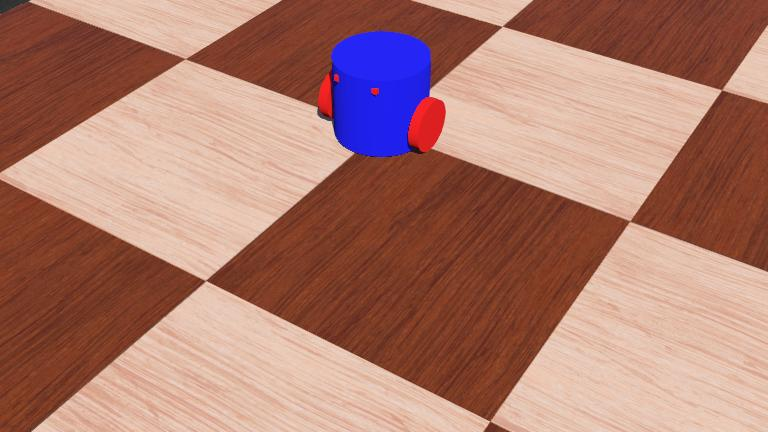
#> input picture Test_robot/worlds/.Test_Robot.jpg, 768 x 432 px, given in place of the camera
$ python edgeDetection.py
#> lines starting #> are read from the running program, lines starting #| are printed output that depends on the picture
import cv2

# Setting parameter values
t_lower = 30  # Lower Threshold
t_upper = 100  # Upper threshold

# Applying the Canny Edge filter

cap = cv2.VideoCapture(0)  # 0 for the default camera

while True:
    ret, frame = cap.read()
#> frame is the input picture: shape (432, 768, 3); mean B, G, R 111, 123.6, 172.6

    if not ret:
        break

    # Detect and outline shapes
    gray = cv2.cvtColor(frame, cv2.COLOR_BGR2GRAY)
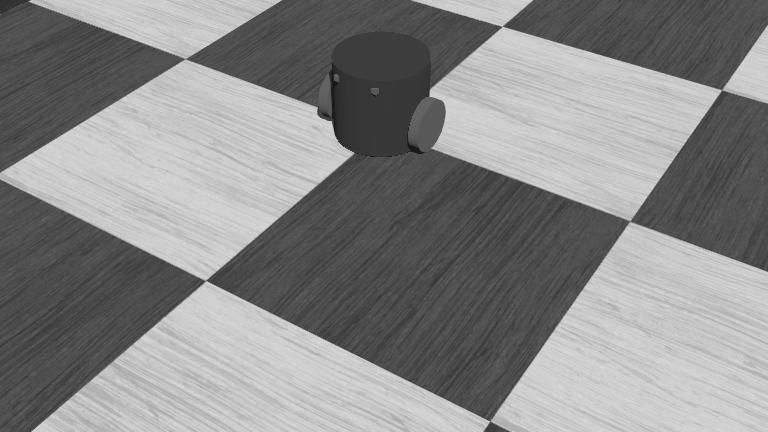
#> gray: shape (432, 768); min 13, max 228, mean 136.8

    # Apply Gaussian blur to reduce noise and improve shape detection
    blurred = cv2.GaussianBlur(gray,(5,5),cv2.BORDER_CONSTANT)
    frame1 =  cv2.Canny(blurred, t_lower, t_upper,apertureSize=3)
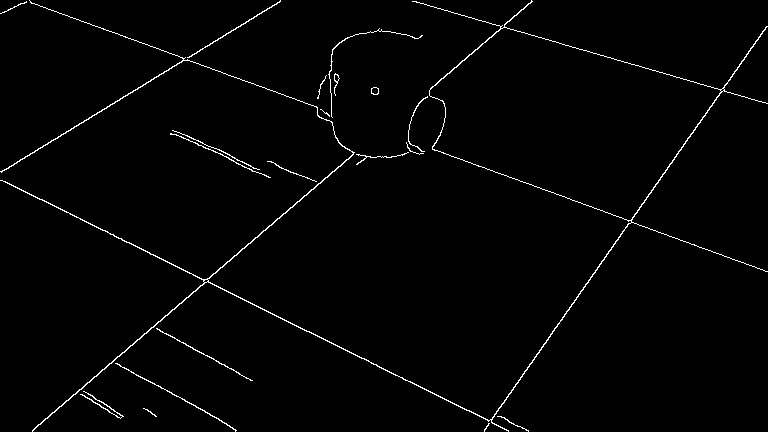
#> frame1: shape (432, 768); 1.6% white in thin lines or dots

    # Display the resulting frame
    cv2.imshow('canny', frame1)
    cv2.imshow('canny 1', blurred)
    cv2.imshow('Shape Detection', frame)

    if cv2.waitKey(1) & 0xFF == 27:  # Press 'Esc' to exit
#> (key Esc is pressed here)
        break

# Release the camera and close all OpenCV windows
cap.release()
cv2.destroyAllWindows()
